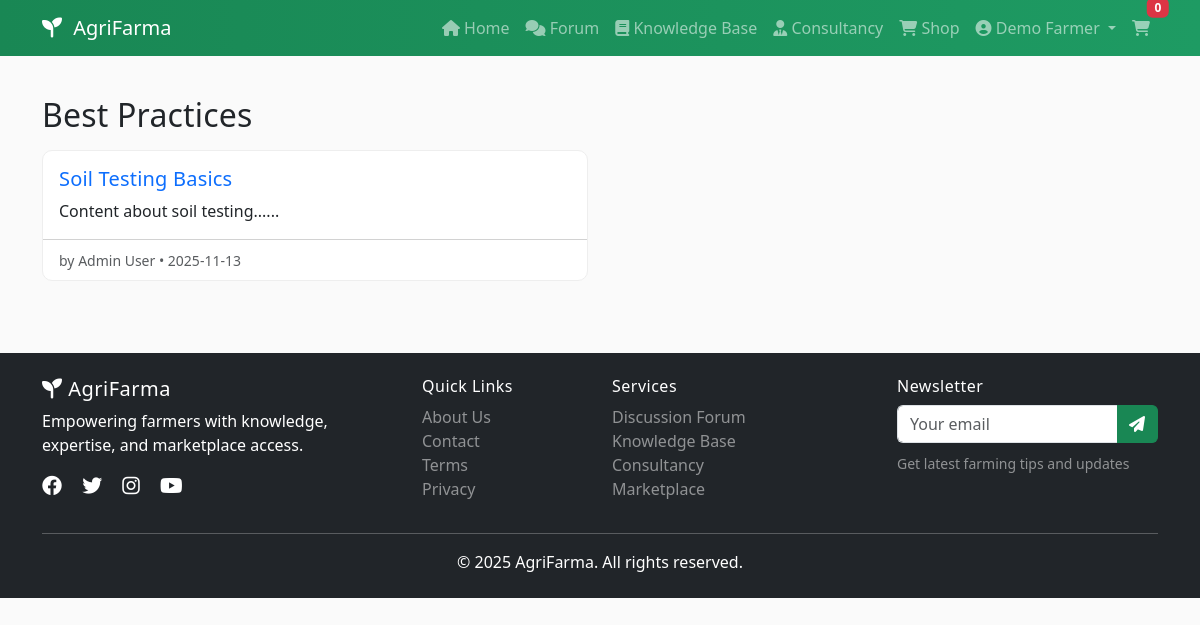
The page /knowledge/category/4 (signed in) on the database its author committed.
### models.py (models this page shows, shortened)
class User(UserMixin, db.Model):
    id = db.Column(db.Integer, primary_key=True)
    name = db.Column(db.String(120), nullable=False)
    email = db.Column(db.String(120), unique=True, nullable=False)
    password_hash = db.Column(db.String(256), nullable=False)
    join_date = db.Column(db.DateTime, default=datetime.utcnow)
    is_active = db.Column(db.Boolean, default=True)
    profile = db.relationship('Profile', backref='user', uselist=False, cascade='all, delete')
    roles = db.relationship('Role', secondary=roles, backref=db.backref('users', lazy='dynamic'))
    @property
    def is_admin(self):
        return any(r.name == 'admin' for r in self.roles)

class Category(db.Model):
    id = db.Column(db.Integer, primary_key=True)
    name = db.Column(db.String(100), nullable=False)
    description = db.Column(db.String(255))
    parent_id = db.Column(db.Integer, db.ForeignKey('category.id'))
    module = db.Column(db.String(30), nullable=False)  # forum, knowledge, consultancy, shop
    parent = db.relationship('Category', remote_side=[id])

class BlogPost(db.Model):
    id = db.Column(db.Integer, primary_key=True)
    category_id = db.Column(db.Integer, db.ForeignKey('category.id'), nullable=False)
    user_id = db.Column(db.Integer, db.ForeignKey('user.id'), nullable=False)
    title = db.Column(db.String(200), nullable=False)
    content = db.Column(db.Text, nullable=False)
    featured_image = db.Column(db.String(200))
    tags = db.Column(db.String(200))  # comma-separated
    created_at = db.Column(db.DateTime, default=datetime.utcnow)
    views = db.Column(db.Integer, default=0)
    category = db.relationship('Category')
    author = db.relationship('User')
    comments = db.relationship('BlogComment', backref='post', cascade='all, delete')

### app.py (the view)
@app.route('/knowledge/category/<int:category_id>')
def knowledge_category(category_id):
    category = Category.query.get_or_404(category_id)
    posts = BlogPost.query.filter_by(category_id=category.id).order_by(BlogPost.created_at.desc()).all()
    return render_template('knowledge_category.html', category=category, posts=posts)

### app.py (called while the page is built)
def _format_date(dt, fmt="%Y-%m-%d"):
    if not dt:
        return ""
    try:
        return dt.strftime(fmt)
    except Exception:
        return str(dt)

@login_manager.user_loader
def load_user(user_id: str):
    return User.query.get(int(user_id))

### templates/knowledge_category.html (shortened to what this page needs)
{% extends "base.html" %}
{% block content %}
<div class="container">
  <h2 class="mb-3">{{ category.name }}</h2>
  <div class="row g-4">
    {% for post in posts %}
    <div class="col-md-6">
      <div class="card h-100">
        <div class="card-body">
          <h5 class="card-title">
            <a href="{{ url_for('blog_detail', blog_id=post.id) }}" class="text-decoration-none">{{ post.title }}</a>
          </h5>
          <p class="card-text">{{ post.content[:150] }}...</p>
        </div>
        <div class="card-footer bg-transparent">
          <small class="text-muted">by {{ post.author.name }} • {{ post.created_at|date }}</small>
        </div>
      </div>
    </div>
    {% endfor %}
  </div>
</div>
{% endblock %}

### templates/base.html (shortened to what this page needs)
<!DOCTYPE html>
<html lang="en">
<head>
    <link href="https://cdn.jsdelivr.net/npm/bootstrap@5.3.0/dist/css/bootstrap.min.css" rel="stylesheet">
    <link rel="stylesheet" href="https://cdnjs.cloudflare.com/ajax/libs/font-awesome/6.4.0/css/all.min.css">
    <link rel="stylesheet" href="{{ url_for('static', filename='css/style.css') }}">
</head>
<body>
    <nav class="navbar navbar-expand-lg navbar-dark bg-success sticky-top">
        <div class="container">
            <a class="navbar-brand" href="{{ url_for('index') }}">
                <i class="fas fa-seedling"></i> AgriFarma
            </a>
            <div class="collapse navbar-collapse" id="navbarNav">
                <ul class="navbar-nav ms-auto">
                    <li class="nav-item">
                        <a class="nav-link" href="{{ url_for('index') }}">
                            <i class="fas fa-home"></i> Home
                        </a>
                    </li>
                    <li class="nav-item">
                        <a class="nav-link" href="{{ url_for('forum_home') }}">
                            <i class="fas fa-comments"></i> Forum
                        </a>
                    </li>
                    <li class="nav-item">
                        <a class="nav-link" href="{{ url_for('knowledge_home') }}">
                            <i class="fas fa-book"></i> Knowledge Base
                        </a>
                    </li>
                    <li class="nav-item">
                        <a class="nav-link" href="{{ url_for('consultancy_home') }}">
                            <i class="fas fa-user-tie"></i> Consultancy
                        </a>
                    </li>
                    <li class="nav-item">
                        <a class="nav-link" href="{{ url_for('shop_home') }}">
                            <i class="fas fa-shopping-cart"></i> Shop
                        </a>
                    </li>
                    {% if current_user.is_authenticated %}
                        <li class="nav-item dropdown">
                            <a class="nav-link dropdown-toggle" href="#" id="userDropdown" role="button"
                               data-bs-toggle="dropdown" aria-expanded="false">
                                <i class="fas fa-user-circle"></i> {{ current_user.name }}
                            </a>
                        </li>
                        <li class="nav-item">
                            <a class="nav-link position-relative" href="{{ url_for('cart') }}">
                                <i class="fas fa-shopping-cart"></i>
                                <span class="badge bg-danger position-absolute top-0 start-100 translate-middle"
                                      id="cart-count">0</span>
                            </a>
                        </li>
                    {% endif %}
                </ul>
            </div>
        </div>
    </nav>
    <main class="py-4">
        {% block content %}{% endblock %}
    </main>
    <footer class="bg-dark text-white mt-5 py-4">
        <div class="container">
            <div class="row">
                <div class="col-md-4">
                    <h5><i class="fas fa-seedling"></i> AgriFarma</h5>
                    <p>Empowering farmers with knowledge, expertise, and marketplace access.</p>
                    <div class="social-links">
                        <a href="#" class="text-white me-3"><i class="fab fa-facebook fa-lg"></i></a>
                        <a href="#" class="text-white me-3"><i class="fab fa-twitter fa-lg"></i></a>
                        <a href="#" class="text-white me-3"><i class="fab fa-instagram fa-lg"></i></a>
                        <a href="#" class="text-white"><i class="fab fa-youtube fa-lg"></i></a>
                    </div>
                </div>
                <div class="col-md-2">
                    <h6>Quick Links</h6>
                    <ul class="list-unstyled">
                        <li><a href="{{ url_for('about') }}" class="text-white-50">About Us</a></li>
                        <li><a href="{{ url_for('contact') }}" class="text-white-50">Contact</a></li>
                        <li><a href="{{ url_for('terms') }}" class="text-white-50">Terms</a></li>
                        <li><a href="{{ url_for('privacy') }}" class="text-white-50">Privacy</a></li>
                    </ul>
                </div>
                <div class="col-md-3">
                    <h6>Services</h6>
                    <ul class="list-unstyled">
                        <li><a href="{{ url_for('forum_home') }}" class="text-white-50">Discussion Forum</a></li>
                        <li><a href="{{ url_for('knowledge_home') }}" class="text-white-50">Knowledge Base</a></li>
                        <li><a href="{{ url_for('consultancy_home') }}" class="text-white-50">Consultancy</a></li>
                        <li><a href="{{ url_for('shop_home') }}" class="text-white-50">Marketplace</a></li>
                    </ul>
                </div>
                <div class="col-md-3">
                    <h6>Newsletter</h6>
                    <form id="newsletter-form">
                        <div class="input-group mb-2">
                            <input type="email" class="form-control" placeholder="Your email" required>
                            <button class="btn btn-success" type="submit">
                                <i class="fas fa-paper-plane"></i>
                            </button>
                        </div>
                    </form>
                    <small class="text-white-50">Get latest farming tips and updates</small>
                </div>
            </div>
            <hr class="bg-white">
            <div class="row">
                <div class="col-md-12 text-center">
                    <p class="mb-0">&copy; 2025 AgriFarma. All rights reserved.</p>
                </div>
            </div>
        </div>
    </footer>
</body>
</html>

### static/css/style.css (style rules this page uses)
:root { --af-green: #198754; --af-dark: #0f5132; --af-light: #f6fff9; --af-accent: #8bd3a6; --af-warning: #ffc107; }
body { font-family: system-ui, -apple-system, "Segoe UI", Roboto, "Helvetica Neue", Arial, "Noto Sans", "Liberation Sans", "Apple Color Emoji", "Segoe UI Emoji", "Segoe UI Symbol", "Noto Color Emoji", sans-serif; background-color: #fafafa; }
h1, h2, h3, h4, h5, h6 { letter-spacing: 0.2px; }
.navbar.bg-success { background: linear-gradient(90deg, var(--af-green), #1e9b63); }
.navbar-brand i { margin-right: 6px; }
.btn-success { background-color: var(--af-green); border-color: var(--af-green); }
.card { border: 1px solid #eee; border-radius: 10px; }
footer { background: #0b3d29 !important; }
footer h5, footer h6 { letter-spacing: 0.5px; }
footer a { text-decoration: none; }
#newsletter-form .form-control { border-right: 0; }
#newsletter-form .btn { border-left: 0; }

### rows shown on the page
User: name "Demo Farmer"
Category: name "Best Practices"
BlogPost: title "Soil Testing Basics", content "Content about soil testing...", author.name "Admin User", created_at "2025-11-13"
